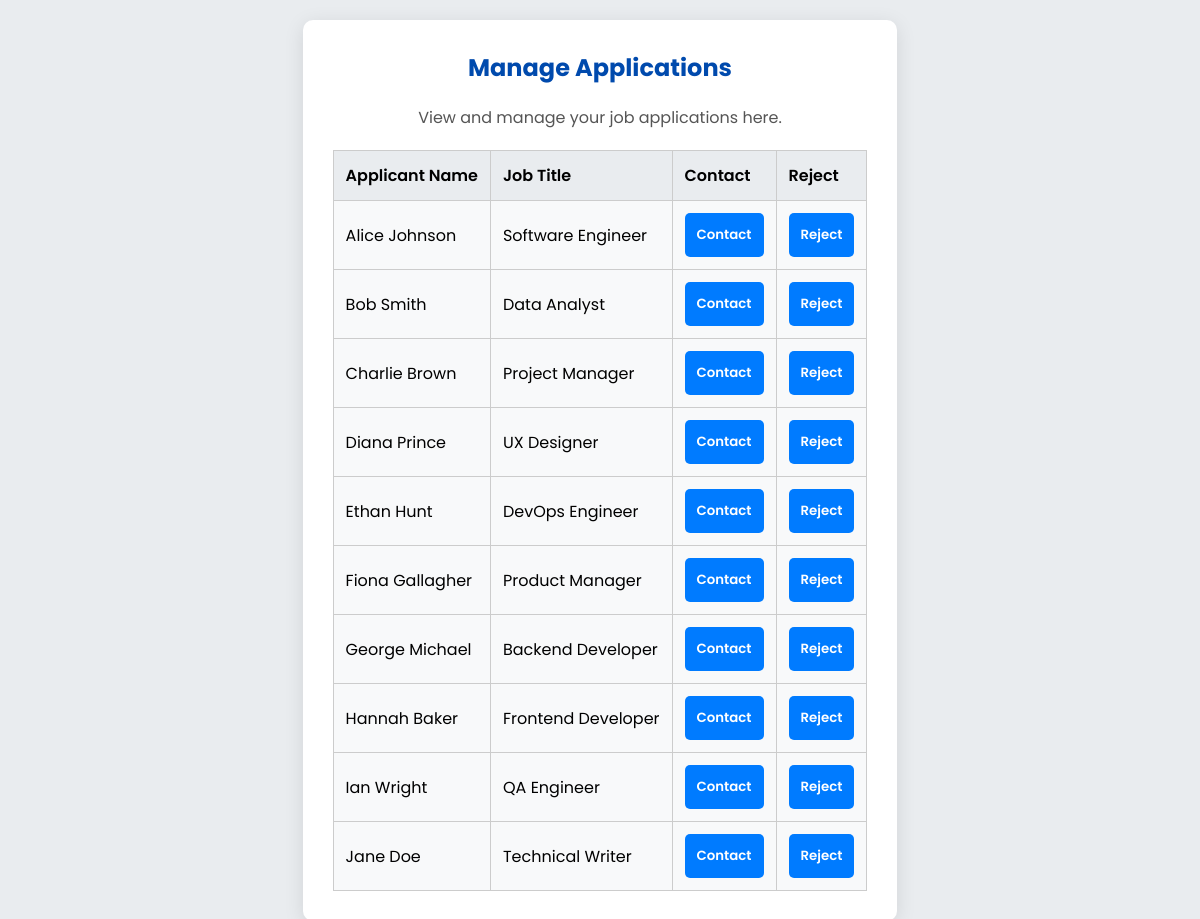
The page /Employer/application-management.php on the database its author committed.
### tables this page shows
CREATE TABLE applications (
    id INT AUTO_INCREMENT PRIMARY KEY,
    applicant_name VARCHAR(255) NOT NULL,
    job_title VARCHAR(255) NOT NULL,
    contact_info VARCHAR(255),
    application_status ENUM('pending', 'rejected', 'accepted') DEFAULT 'pending'
);

### Employer/application-management.php (the view, shortened to what this page needs)
<!DOCTYPE html>
<html lang="en">
<head>
    <link rel="stylesheet" href="styles.css">
</head>
<body>
    <div class="container application-management-container">
        <h2>Manage Applications</h2>
        <p>View and manage your job applications here.</p>
        <table>
            <thead>
                <tr>
                    <th>Applicant Name</th>
                    <th>Job Title</th>
                    <th>Contact</th>
                    <th>Reject</th>
                </tr>
            </thead>
            <tbody>
                <?php
                include("../Server/connection.php");
                $sql = "SELECT applicant_name, job_title FROM applications";
                $result = $conn->query($sql);
                if ($result->num_rows > 0) {
                    while ($row = $result->fetch_assoc()) {
                        echo "<tr>";
                        echo "<td>" . htmlspecialchars($row['applicant_name']) . "</td>";
                        echo "<td>" . htmlspecialchars($row['job_title']) . "</td>";
                        echo '<td><button>Contact</button></td>';
                        echo '<td><button>Reject</button></td>';
                        echo "</tr>";
                    }
                } else {
                    echo "<tr><td colspan='4'>No applications found</td></tr>";
                }
                ?>
            </tbody>
        </table>
    </div>
</body>
</html>

### Employer/styles.css (style rules this page uses)
* { margin: 0; padding: 0; box-sizing: border-box; font-family: 'Poppins', sans-serif; }
body { display: flex; justify-content: center; align-items: flex-start; min-height: 100vh; background-color: #e9ecef; }
.container { background: #ffffff; padding: 30px; border-radius: 10px; box-shadow: 0 4px 20px rgba(0, 0, 0, 0.1); width: auto; max-width: 90%; margin: 20px; transition: box-shadow 0.3s ease; }
h2 { color: #004aad; margin-bottom: 20px; text-align: center; }
p { color: #555; font-size: 16px; margin-bottom: 20px; text-align: center; }
button { padding: 12px; background-color: #007bff; color: white; border: none; border-radius: 5px; cursor: pointer; transition: background-color 0.3s ease, transform 0.2s ease; font-weight: 600; }
table { width: 100%; border-collapse: collapse; margin-top: 10px; }
table, th, td { border: 1px solid #ccc; }
th, td { padding: 12px; text-align: left; background-color: #f8f9fa; }
th { background-color: #e9ecef; font-weight: 600; }
td { border-top: 1px solid #ccc; }

### rows shown on the page
applications: applicant_name "Alice Johnson", job_title "Software Engineer"
applications: applicant_name "Bob Smith", job_title "Data Analyst"
applications: applicant_name "Charlie Brown", job_title "Project Manager"
applications: applicant_name "Diana Prince", job_title "UX Designer"
applications: applicant_name "Ethan Hunt", job_title "DevOps Engineer"
applications: applicant_name "Fiona Gallagher", job_title "Product Manager"
applications: applicant_name "George Michael", job_title "Backend Developer"
applications: applicant_name "Hannah Baker", job_title "Frontend Developer"
applications: applicant_name "Ian Wright", job_title "QA Engineer"
applications: applicant_name "Jane Doe", job_title "Technical Writer"
